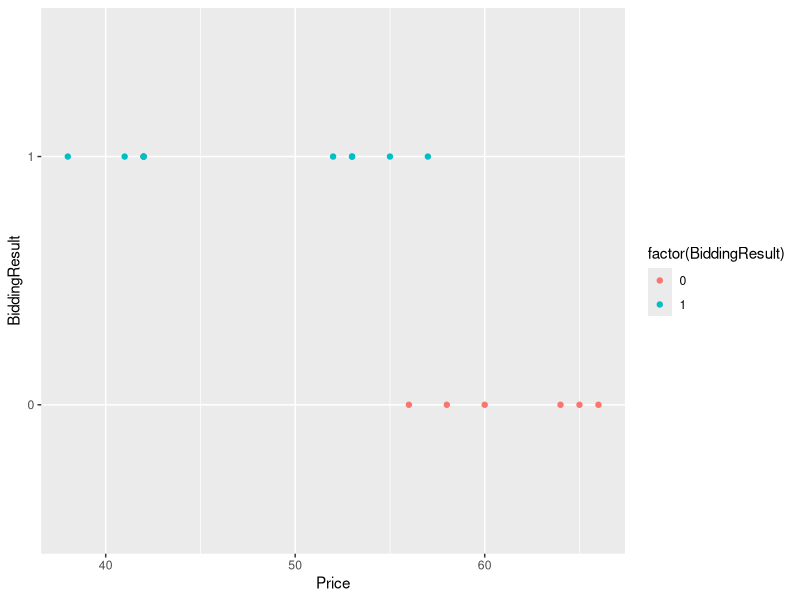
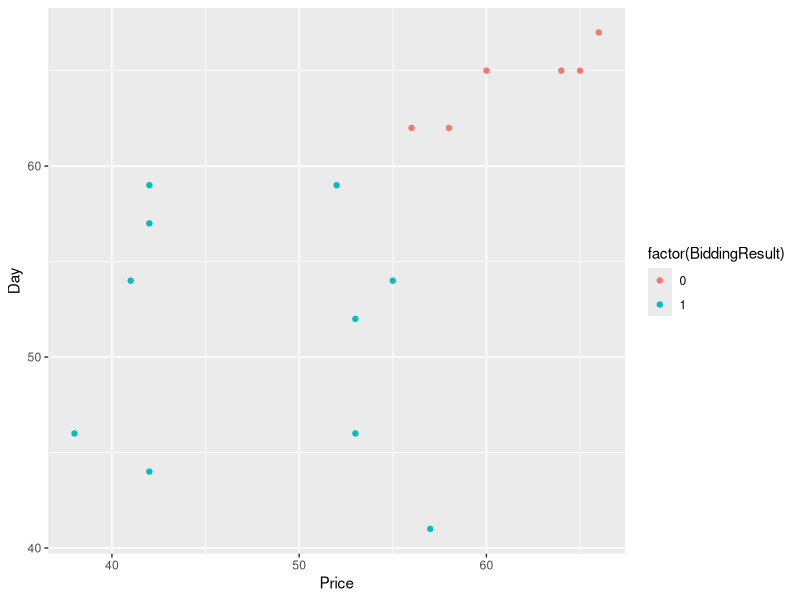
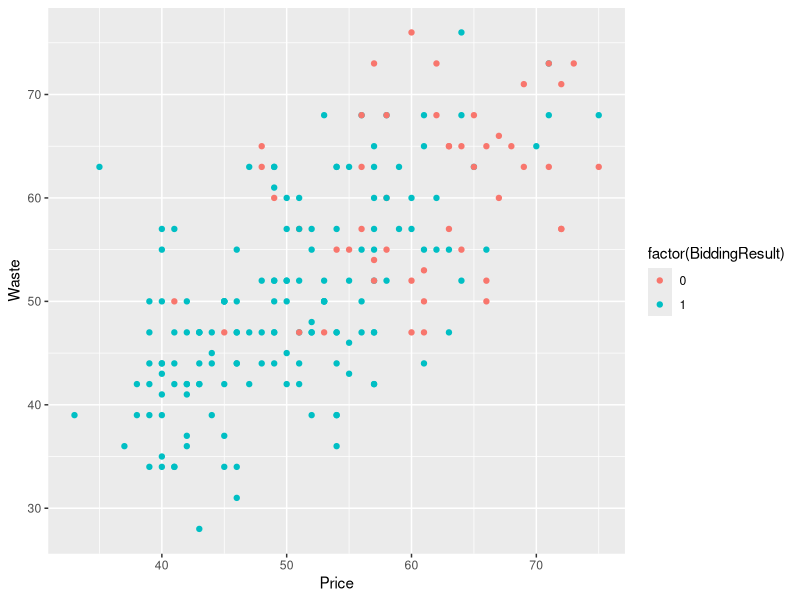

Source code (R) for these figures, in order:
############################################
# Lec12 Logistic Regression
###########################################
library(dplyr)
library(ggplot2)
library(caret)
library(e1071)


#setwd("C:/Users/Admin/Google Drive/Mai/Teaching/Courses/LM7204-BizForecasting/Excel-R")

# incorrect data type
d <- read.table("bidding.txt", header=TRUE)
str(d)

# correct data type
d <- read.table("bidding.txt", header=TRUE, 
                  colClasses = c("factor", "numeric", "numeric", "numeric", 
                                 "factor"))
str(d)

# average price for each group (win, lose)
mean(d$Price[d$BiddingResult=="0"])

# summary by group
d %>% 
  group_by(BiddingResult) %>% 
  summarise(meanPrice=mean(Price), meanDay=mean(Day), 
            meanWaste=mean(Waste), n=n())  


# visualizing
p <- ggplot(d[185:200,], aes(Price, BiddingResult))
p + geom_point(aes(color=factor(BiddingResult)))

p <- ggplot(d[185:200,], aes(Price, Day))
p + geom_point(aes(color=factor(BiddingResult)))


# logistic regression with one feature (price)
myLogit1 <- glm(BiddingResult~Price, data=d, family="binomial")
summary(myLogit1)

predict(myLogit1, newdata = data.frame(Price=57), type="response")
1/(1+exp(-sum(myLogit1$coefficients*c(1,57))))

predict(myLogit1, newdata = data.frame(Price=48), type="response")
1/(1+exp(-sum(myLogit1$coefficients*c(1,48))))

pW <- predict(myLogit1, newdata=data.frame(Price=c(48)), type="response")
pL <- 1-pW
odds <- pW/pL
odds


# interpreting coefficient
pW <- predict(myLogit1, newdata=data.frame(Price=c(48,49)), type="response")
pW
pL <- 1-pW
odds <- pW/pL
odds
logOdds <- log(odds)
logOdds[2] - logOdds[1]

odds[2]
odds[1]*exp(-0.1563404)
# e^(c*beta)

# classification
priceAmt <- data.frame(Price=c(40, 50, 60, 70))
pHat <- predict(myLogit1, newdata = priceAmt, type="response")
pHat
ifelse(pHat >= 0.5, "Win", "Lose")

# logistic regression with two features (price + day)

p <- ggplot(d, aes(Price, Waste))
p + geom_point(aes(color=factor(BiddingResult)))

myLogit2 <- glm(BiddingResult ~ Price + Waste, data=d, family="binomial")
summary(myLogit2)

# logistic regression with dummy variable
myLogit3 <- glm(BiddingResult ~ Price + Waste + Cert, 
                data=d, family="binomial")
summary(myLogit3)

myNewdata <- data.frame(Price=c(50,50), Waste=c(30,30), Cert=c("N","Y"))
predict(myLogit3, newdata = myNewdata, type="response")



# model accuracy
preMod1 <- predict(myLogit1, newdata=data.frame(Price=d$Price), type="response")
pred <- ifelse(preMod1 >= 0.5, "1", "0")
mean(pred == d$BiddingResult) # accuracy

tb1 <- table(pred, actual=d$BiddingResult)
tb1
confusionMatrix(tb1)


